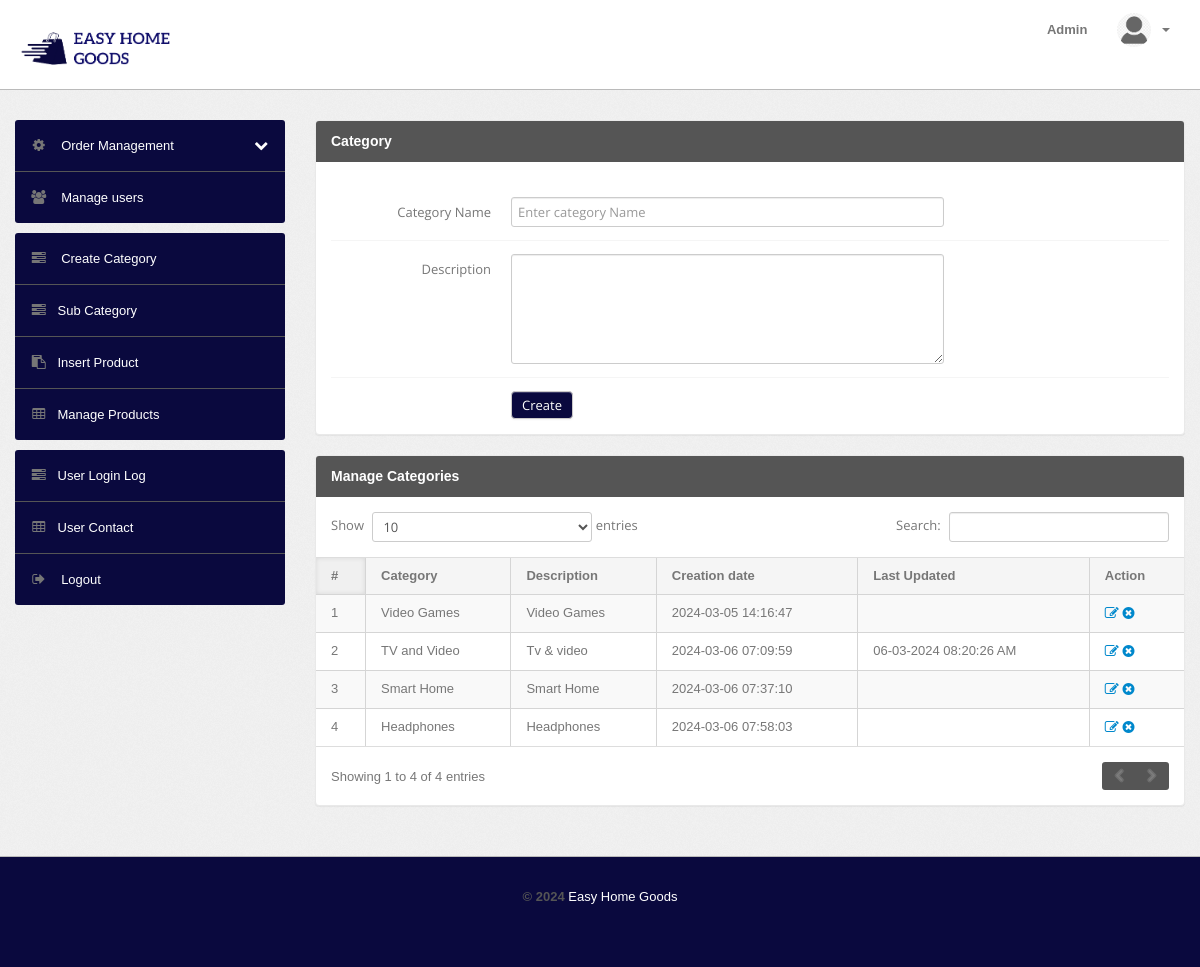
The app's page /admin/category.php (signed in) with its own data.
### tables this page shows
CREATE TABLE `category` (
  `id` int(11) NOT NULL,
  `categoryName` varchar(255) DEFAULT NULL,
  `categoryDescription` longtext DEFAULT NULL,
  `creationDate` timestamp NOT NULL DEFAULT current_timestamp(),
  `updationDate` varchar(255) DEFAULT NULL
);

### admin/category.php (the view, shortened to what this page needs)
<?php
include('include/config.php');
if(strlen($_SESSION['alogin'])==0)
	{
header('location:index.php');
}
else{
?>
<!DOCTYPE html>
<html lang="en">
<head>
	<link type="text/css" href="bootstrap/css/bootstrap.min.css" rel="stylesheet">
	<link type="text/css" href="bootstrap/css/bootstrap-responsive.min.css" rel="stylesheet">
	<link type="text/css" href="css/theme.css" rel="stylesheet">
	<link type="text/css" href="images/icons/css/font-awesome.css" rel="stylesheet">
	<link rel="stylesheet" href="https://cdnjs.cloudflare.com/ajax/libs/font-awesome/4.7.0/css/font-awesome.min.css">
</head>
<body>
<?php include('include/header.php');?>
	<div class="wrapper">
		<div class="container">
			<div class="row">
<?php include('include/sidebar.php');?>
			<div class="span9">
					<div class="content">
						<div class="module">
							<div class="module-head">
								<h3>Category</h3>
							</div>
							<div class="module-body">
									<br />
			<form class="form-horizontal row-fluid" name="Category" method="post" >
<div class="control-group">
<label class="control-label" for="basicinput">Category Name</label>
<div class="controls">
<input type="text" placeholder="Enter category Name"  name="category" class="span8 tip" required>
</div>
</div>
<div class="control-group">
											<label class="control-label" for="basicinput">Description</label>
											<div class="controls">
												<textarea class="span8" name="description" rows="5"></textarea>
											</div>
										</div>
	<div class="control-group">
											<div class="controls">
												<button type="submit" name="submit" class="btn btn-success">Create</button>
											</div>
										</div>
									</form>
							</div>
						</div>
	<div class="module">
							<div class="module-head">
								<h3>Manage Categories</h3>
							</div>
							<div class="module-body table">
								<table cellpadding="0" cellspacing="0" border="0" class="datatable-1 table table-bordered table-striped	 display" width="100%">
									<thead>
										<tr>
											<th>#</th>
											<th>Category</th>
											<th>Description</th>
											<th>Creation date</th>
											<th>Last Updated</th>
											<th>Action</th>
										</tr>
									</thead>
									<tbody>
<?php $query=mysqli_query($con,"select * from category");
$cnt=1;
while($row=mysqli_fetch_array($query))
{
?>
										<tr>
											<td><?php echo htmlentities($cnt);?></td>
											<td><?php echo htmlentities($row['categoryName']);?></td>
											<td><?php echo htmlentities($row['categoryDescription']);?></td>
											<td> <?php echo htmlentities($row['creationDate']);?></td>
											<td><?php echo htmlentities($row['updationDate']);?></td>
											<td>
											<a href="edit-category.php?id=<?php echo $row['id']?>" ><i class="icon-edit"></i></a>
											<a href="category.php?id=<?php echo $row['id']?>&del=delete" onClick="return confirm('Are you sure you want to delete?')"><i class="icon-remove-sign"></i></a></td>
										</tr>
										<?php $cnt=$cnt+1; } ?>
								</table>
							</div>
						</div>
					</div>
				</div>
			</div>
		</div>
	</div>
<?php include('include/footer.php');?>
</body>
<?php } ?>

### records on screen
category: categoryName "Video Games", categoryDescription "Video Games", creationDate "2024-03-05 14:16:47"
category: categoryName "TV and Video", categoryDescription "Tv & video", creationDate "2024-03-06 07:09:59", updationDate "06-03-2024 08:20:26 AM"
category: categoryName "Smart Home", categoryDescription "Smart Home", creationDate "2024-03-06 07:37:10"
category: categoryName "Headphones", categoryDescription "Headphones", creationDate "2024-03-06 07:58:03"
